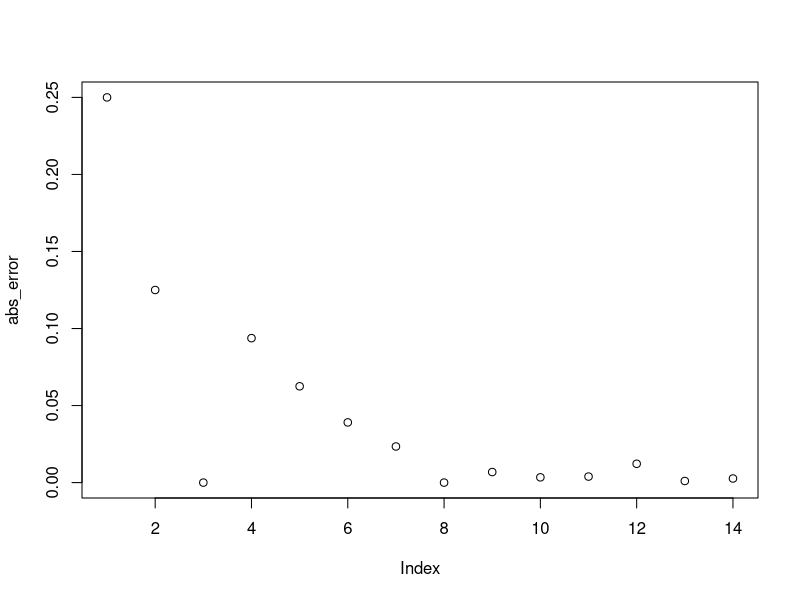
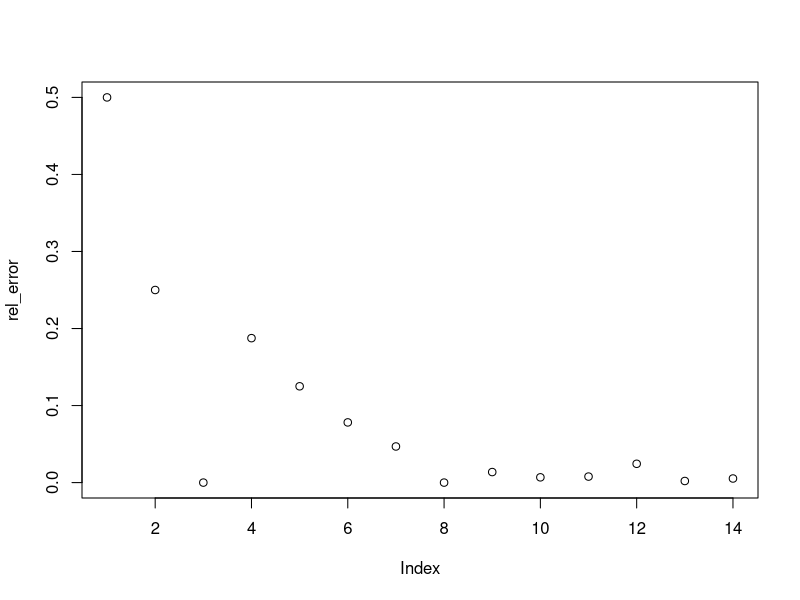
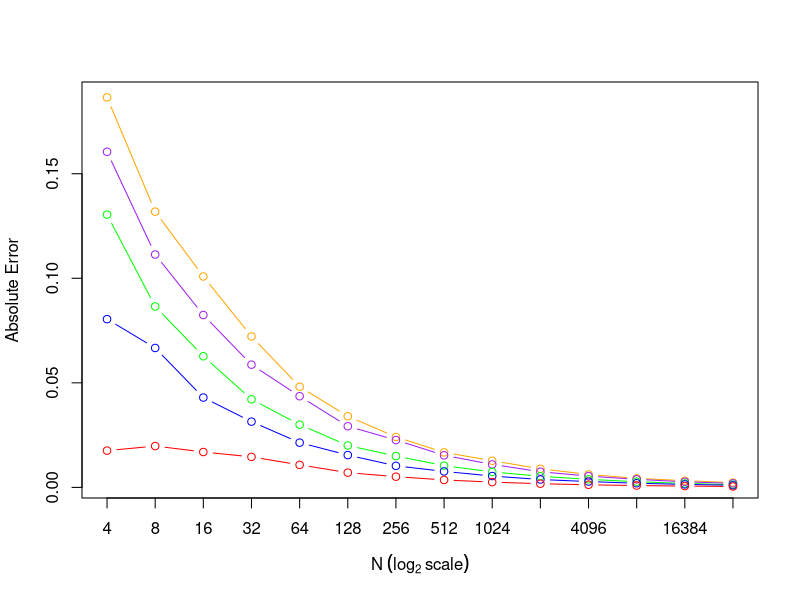
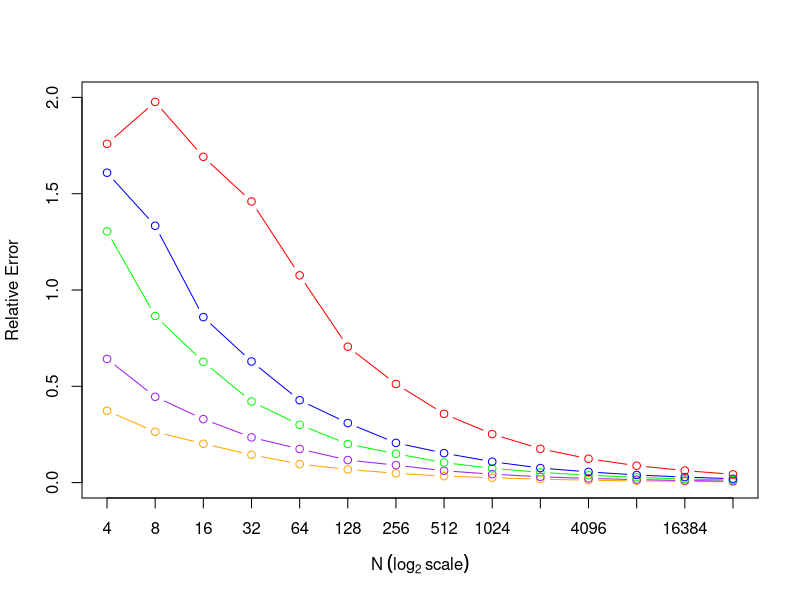

Write the R code that produced these figures, in order.
## ---- chunk 1
set.seed(123)

p <- .50 

abs_error <- rel_error <- rep(NA, 14)


n = 2
for (i in seq_along(abs_error)) {
  n = n * 2
  p_hat <- rbinom(1, n, p)/n
  abs_error[i] <- abs(p - p_hat)
  rel_error[i] <- abs_error[i]/p
}

plot(abs_error)

plot(rel_error)
## ---- chunk 2

set.seed(123)
p <- c(.50, .25, .10, .05, .01)

abs_error <- rel_error <- matrix(nrow = 5, ncol = 14)

for (j in seq(1, 5)) {
  n = 2
  for (i in seq(1, 14)) {
    n <- n * 2
    tmp_abs_error <- 0
    for (k in seq(1, 1000)) {
      p_hat <- rbinom(1, n, p[j])/n
      tmp_abs_error <- tmp_abs_error + abs(p[j] - p_hat)
    }
    
    abs_error[j,i] <- tmp_abs_error/1000
    rel_error[j,i] <- abs_error[j,i]/p[j]
  }

}

## ---- chunk 3

label <- c(2^2, 2^3, 2^4, 2^5,2^6, 2^7, 2^8, 2^9, 2^10, 2^11, 2^12, 2^13, 2^14, 2^15)
plot(abs_error[1,1:14], col = "orange", type = "b", xaxt = "n", xlab = ("N"~(log[2]~"scale")), ylab = "Absolute Error")
axis(1, at = 1:14, labels = label, las = 1)
lines(abs_error[2,1:14], col = "purple", type = "b")
lines(abs_error[3,1:14], col = "green", type = "b")
lines(abs_error[4,1:14], col = "blue", type = "b")
lines(abs_error[5,1:14], col = "red", type = "b")
## ---- chunk 4
plot(rel_error[1,1:14], col = "orange", type = "b", ylim = c(0,2), xaxt = "n", xlab = ("N"~(log[2]~"scale")), ylab = "Relative Error")
axis(1, at = 1:14, labels = label, las = 1)
lines(rel_error[2,1:14], col = "purple", type = "b")
lines(rel_error[3,1:14], col = "green", type = "b")
lines(rel_error[4,1:14], col = "blue", type = "b")
lines(rel_error[5,1:14], col = "red", type = "b")
